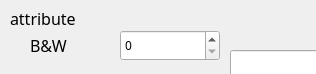
<?xml version="1.0" encoding="UTF-8"?>
<ui version="4.0">
 <class>ThresholdW</class>
 <widget class="QWidget" name="ThresholdW">
  <property name="geometry">
   <rect>
    <x>0</x>
    <y>0</y>
    <width>316</width>
    <height>74</height>
   </rect>
  </property>
  <property name="sizePolicy">
   <sizepolicy hsizetype="Fixed" vsizetype="Preferred">
    <horstretch>0</horstretch>
    <verstretch>0</verstretch>
   </sizepolicy>
  </property>
  <property name="minimumSize">
   <size>
    <width>316</width>
    <height>64</height>
   </size>
  </property>
  <property name="windowTitle">
   <string>ThresholdW</string>
  </property>
  <widget class="LspinBox" name="spinBox">
   <property name="geometry">
    <rect>
     <x>120</x>
     <y>30</y>
     <width>100</width>
     <height>31</height>
    </rect>
   </property>
   <property name="minimumSize">
    <size>
     <width>100</width>
     <height>31</height>
    </size>
   </property>
   <property name="font">
    <font>
     <family>黑体</family>
    </font>
   </property>
   <property name="focusPolicy">
    <enum>Qt::ClickFocus</enum>
   </property>
   <property name="maximum">
    <number>250</number>
   </property>
  </widget>
  <widget class="QLabel" name="label_6">
   <property name="geometry">
    <rect>
     <x>10</x>
     <y>10</y>
     <width>81</width>
     <height>16</height>
    </rect>
   </property>
   <property name="font">
    <font>
     <family>黑体</family>
     <pointsize>12</pointsize>
    </font>
   </property>
   <property name="text">
    <string>attribute</string>
   </property>
  </widget>
  <widget class="QLabel" name="label">
   <property name="geometry">
    <rect>
     <x>30</x>
     <y>30</y>
     <width>50</width>
     <height>31</height>
    </rect>
   </property>
   <property name="minimumSize">
    <size>
     <width>41</width>
     <height>31</height>
    </size>
   </property>
   <property name="maximumSize">
    <size>
     <width>50</width>
     <height>41</height>
    </size>
   </property>
   <property name="font">
    <font>
     <family>黑体</family>
     <pointsize>12</pointsize>
    </font>
   </property>
   <property name="text">
    <string>B&amp;W</string>
   </property>
  </widget>
  <widget class="QLineEdit" name="lineEdit">
   <property name="geometry">
    <rect>
     <x>230</x>
     <y>50</y>
     <width>100</width>
     <height>41</height>
    </rect>
   </property>
   <property name="minimumSize">
    <size>
     <width>71</width>
     <height>41</height>
    </size>
   </property>
   <property name="maximumSize">
    <size>
     <width>100</width>
     <height>41</height>
    </size>
   </property>
  </widget>
 </widget>
 <layoutdefault spacing="6" margin="11"/>
 <customwidgets>
  <customwidget>
   <class>LspinBox</class>
   <extends>QSpinBox</extends>
   <header location="global">LspinBox.h</header>
  </customwidget>
 </customwidgets>
 <resources/>
 <connections/>
</ui>
